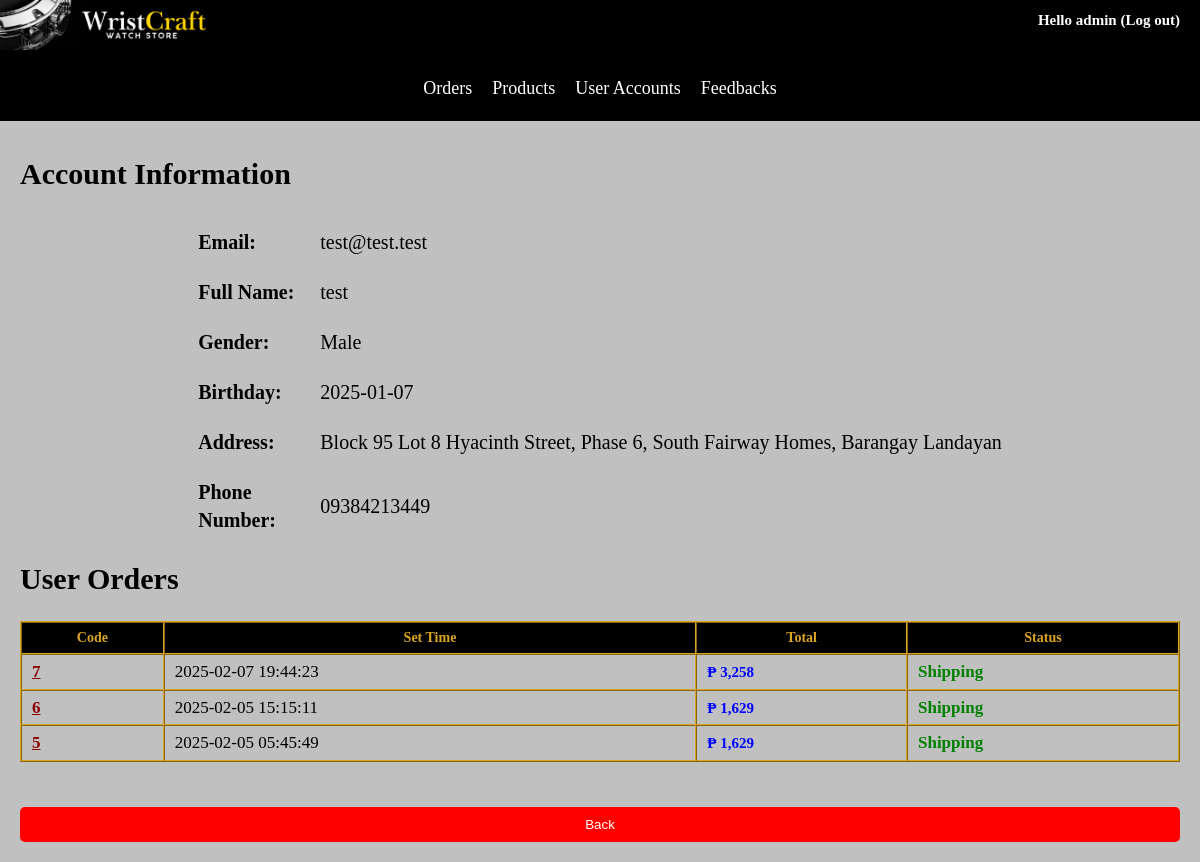
Page /WristCraft/adminuserdetails.php?id=2 (signed in) on the committed database.
### tables this page shows
CREATE TABLE `users` (
  `Id` int(11) NOT NULL,
  `Password` varchar(255) NOT NULL,
  `Email` varchar(255) NOT NULL,
  `CreateTime` datetime NOT NULL,
  `Admin` int(11) DEFAULT 0,
  `Name` varchar(255) NOT NULL,
  `Sex` int(11) DEFAULT NULL,
  `DoB` date DEFAULT NULL,
  `Address` text DEFAULT NULL,
  `Phone` varchar(12) DEFAULT NULL
);

CREATE TABLE `orders` (
  `Id` int(11) NOT NULL,
  `CreateTime` datetime NOT NULL,
  `CloseTime` datetime NOT NULL,
  `Status` int(11) NOT NULL,
  `UserId` int(11) DEFAULT NULL,
  `Name` varchar(255) NOT NULL,
  `Address` text NOT NULL,
  `Phone` varchar(12) NOT NULL,
  `Email` varchar(255) DEFAULT NULL,
  `Request` text DEFAULT NULL
);

### WristCraft/ultility/userultilities.php (called while the page is built, shortened)
<?php
function getUserById($con, $userId) {
    $sql = "SELECT * FROM `users` WHERE Id = '$userId'";
    $result = mysqli_query($con, $sql);
    if (mysqli_num_rows($result) === 1) {
        return mysqli_fetch_array($result);
    } else {
        return '';
    }
}
?>

### WristCraft/adminuserdetails.php (the view, shortened to what this page needs)
<?php
require_once './data/dbconnect.php';
include './ultility/userultilities.php';
include './ultility/orderultilities.php';
$account = '';
if (isset($_SESSION['userId']))
{
    $admin = getUserById($con, $_SESSION['userId']);
    if (isset($_GET['id']) && intval($admin['Admin']) === 1) {
        $account = getUserById($con, $_GET['id']);
    }
    else {
        header("Location: 404.php");
    }
}
else {
    header("Location: login.php");
}
?>
<!doctype html>
<html>
    <head>
        <link href="styles/site.css" rel="stylesheet" type="text/css">
        <link href="styles/usercontrolGuest.css" rel="stylesheet" type="text/css">
    </head>
    <body>
        <div class="divContainer">
            <?php include './Templates/adminheader.php'; ?>
            <div style="background-color: black; overflow: hidden; display: flex; flex-wrap: wrap; justify-content: center; align-items: center; padding: 10px 0;">
                <a href="ordersmanager.php" style="color: white; padding: 10px; text-align: center; text-decoration: none; font-size: 18px; transition: background-color 0.3s;">Orders</a>
                <a href="Crud.php" style="color: white; padding: 10px; text-align: center; text-decoration: none; font-size: 18px; transition: background-color 0.3s;">Products</a>
                <a href="usersmanager.php" style="color: white; padding: 10px; text-align: center; text-decoration: none; font-size: 18px; transition: background-color 0.3s;">User Accounts</a>
                <a href="feedbacksmanager.php" style="color: white; padding: 10px; text-align: center; text-decoration: none; font-size: 18px; transition: background-color 0.3s;">Feedbacks</a>
            </div>
            <div class="divWrapper_2" style="overflow: hidden">
                <div class="divWrapper_1">
                    <div class="divMain">
                        <article class="articleContent">
                            <p class="pPageTitle">Account Information</p>
                            <section>
                                <form id="formUpdateUserInfors" action="" method="post">
                                    <table>
                                        <tr>
                                            <td width="100px"><b>Email:</b> </td>
                                            <td><?php echo $account['Email']; ?></td>
                                        </tr>
                                        <tr>
                                            <td><b>Full Name:</b> </td>
                                            <td><?php echo $account['Name']; ?></td>
                                        </tr>
                                        <tr>
                                            <td><b>Gender:</b> </td>
                                            <td>
                                                <?php echo $account['Sex'] == 0 ? 'Male' : 'Female'; ?>
                                            </td>
                                        </tr>
                                        <tr>
                                            <td><b>Birthday:</b> </td>
                                            <td>
                                                <?php echo $account['DoB']; ?>
                                            </td>
                                        </tr>
                                        <tr>
                                            <td><b>Address:</b> </td>
                                            <td><?php echo $account['Address']; ?></td>
                                        </tr>
                                        <tr>
                                            <td><b>Phone Number:</b> </td>
                                            <td><?php echo $account['Phone']; ?></td>
                                        </tr>
                                    </table>
                                </form>
                            </section>
                            <p class="pPageTitle">User Orders</p>
                            <section>
                                <table class="tableCart" id="tableCart" border="1" cellpadding="5" cellspacing="0">
                                    <tr id="trTop_TableCart">
                                      <th>Code</th>
                                      <th>Set Time</th>
                                      <th>Total</th>
                                      <th>Status</th>
                                    </tr>
                                    <?php
                                        $sql = "SELECT * FROM `orders` WHERE UserId = ".$account['Id']." ORDER BY Id DESC";
                                        $result = mysqli_query($con, $sql);
                                        if (mysqli_num_rows($result) >= 1) {
                                            while ($row = mysqli_fetch_assoc($result)) {
                                                $order = getOrderById($con, $row['Id']);
                                    ?>
                                    <tr>
                                        <td>
                                            <a class="aContent" href="adminorderdetails.php?id=<?php echo $order['Id']; ?>"><?php echo $order['Id']; ?></a>
                                        </td>
                                        <td>
                                            <?php echo $order['CreateTime']; ?>
                                        </td>
                                        <td>
                                            <span class="spanProductPrice">
                                            &#8369; <?php echo getOrderTotal($con, $order['Id']); ?>
                                            </span>
                                        </td>
                                        <td>
                                            <?php echo getOrderStatus($con, $order['Status']); ?>
                                        </td>
                                    </tr>
                                    <?php
                                            }
                                        }
                                    ?>
                                </table>
                            </section>
                        </article>
                        <br><br>
                        <button type="button" style="padding: 10px 20px; background-color: red; color: white; border: none; border-radius: 5px; cursor: pointer;" onclick="window.location.href='ordersmanager.php';">Back</button>
                    </div>
                </div>
            </div>
        </div>
    </body>
</html>

### WristCraft/ultility/orderultilities.php (shortened to what this page needs)
<?php
function getOrderStatus($con, $status) {
    switch ($status) {
        case 3:
            return "<span style='color: green; font-weight:bold'>Shipping</span>";
    }
}
function getOrderTotal($con, $id) {
    $query = "SELECT * FROM `orderlines` WHERE OrderId = $id";
    $result = mysqli_query($con, $query);
    $total = 0.0;
    if (mysqli_num_rows($result) >= 1) {
        while ($row = mysqli_fetch_assoc($result)) {
            $total += floatval($row['Price']) * floatval($row['Quantity']);
        }
    }
    return number_format($total, 0, ".", ",");
}
function getOrderById($con, $id) {
    $sql = "SELECT * FROM `orders` WHERE Id = $id";
    $result = mysqli_query($con, $sql);
    if (mysqli_num_rows($result) === 1) {
        $order = mysqli_fetch_array($result);
        if ($order['UserId'] != NULL) {
            $user = getUserById($con, $order['UserId']);
            $order['Name'] = $user['Name'];
            $order['Email'] = $user['Email'];
        }
        $order['lines'] = array();
        $order['lines'] = getOrderLinesByOrderId($con, $id);
        $order['total'] = getOrderTotal($con, $id);
        return $order;
    }
    return NULL;
}
function getOrderLinesByOrderId($con, $orderId) {
    $sql = "SELECT * FROM `orderlines` WHERE OrderId = $orderId";
    $result = mysqli_query($con, $sql);
    if (mysqli_num_rows($result) >= 1) {
        $orderlines = array();
        while ($line=mysqli_fetch_assoc($result)) {
            $orderlines[] = $line;
        }
        return $orderlines;
    }
    return NULL;
}
?>

### WristCraft/styles/site.css (style rules this page uses)
body { font: 100%/1.4 Verdana; background-color: silver; margin: 0; padding: 0; color: #000; }
p { font-size: 20px; margin: 20px 0 10px; line-height: 25px; }
a:link { color: #42413C; text-decoration: none; }
section, footer, aside, article, figure { width: 100%; display: flex; flex-wrap: wrap; flex-direction: column; margin: auto 0; }
.divContainer { background-color: #42413C; margin: 0 auto; display: flex; flex-direction: column; flex: 1; }
.divWrapper_2 { display: flex; flex-wrap: wrap; flex-direction: column; flex: 1; position: relative; }
.divMain { width: 100%; box-sizing: border-box; margin-left: auto; margin-right: auto; background-color: silver; display: flex; flex-wrap: wrap; flex-direction: column; padding: 20px; position: relative; flex: 1; }
.articleContent { width: 100%; }
.pPageTitle { font-weight: bold; font-size: 30px; }
a.aContent, a.aContent:visited, a.aContent:hover, a.aContent:active, a.aContent:focus { font-weight: bold; color: darkred; text-decoration: underline; }

### WristCraft/styles/usercontrolGuest.css (style rules this page uses)
body { background-color: silver; margin: 0; padding: 0; }
.pPageTitle { margin-bottom: 30px; }
#formUpdateUserInfors { margin: 0 auto; }
#formUpdateUserInfors table { margin: 0 auto; }
#formUpdateUserInfors th, #formUpdateUserInfors td { padding: 10px; text-align: left; font-size: 20px; }
.tableCart { border-color: goldenrod; border-width: thin; font-size: 17px; }
.tableCart tr#trTop_TableCart { background: #000; color: goldenrod; }
.tableCart td { border-color: goldenrod; padding-left: 10px; }
.tableCart th { text-align: center; font-size: 14px; }
.spanProductPrice { color: blue; font-size: 15px; font-weight: bold; }

### rows in the picture
users: Email "test@test.test", Name "test", DoB "2025-01-07", Address "Block 95 Lot 8 Hyacinth Street, Phase 6, South Fairway Homes, Barangay Landayan", Phone "09384213449"
orders: Id "7", CreateTime "2025-02-07 19:44:23", Id "3,258", Status "Shipping"
orders: Id "6", CreateTime "2025-02-05 15:15:11", Id "1,629", Status "Shipping"
orders: Id "5", CreateTime "2025-02-05 05:45:49", Id "1,629", Status "Shipping"

### other values in the picture
$_SESSION['name'] "admin"
